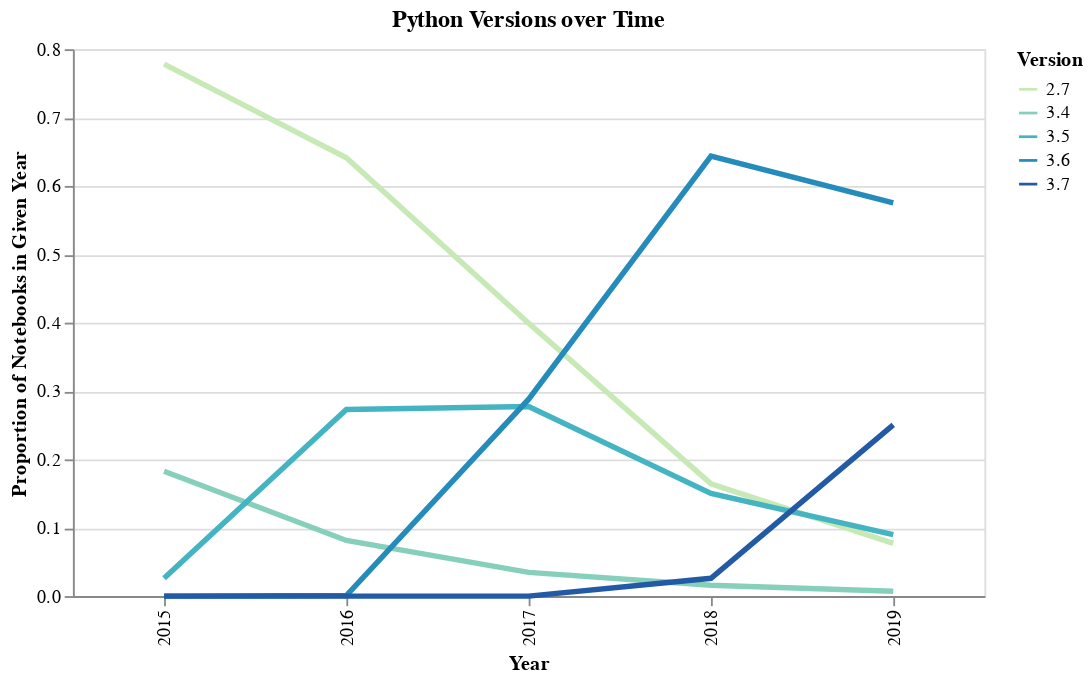

Notebook code cell kept with this figure:
### Code cell
alt.Chart(all_counts, width = 500, title = "Python Versions over Time").mark_line(strokeWidth=3).encode(
    alt.X('year:O', title='Year'),
    alt.Y('prop', title='Proportion of Notebooks in Given Year'),
    alt.Color('version:O', scale=alt.Scale(scheme='yellowgreenblue'), title = 'Version')
)

### Figure 1 — Vega-Lite specification as saved in the notebook (floating-point values rounded to 4 significant figures)
{"$schema": "https://vega.github.io/schema/vega-lite/v3.3.0.json", "config": {"mark": {"tooltip": null}, "view": {"height": 300, "width": 400}}, "data": {"name": "data-99e32e97e653bb52c39aa089f3e7b624"}, "datasets": {"data-99e32e97e653bb52c39aa089f3e7b624": [{"count": 179, "prop": 0.7783, "python_version": 2.7, "total": 230, "version": 2.7, "year": 2015}, {"count": 756, "prop": 0.6412, "python_version": 2.7, "total": 1179, "version": 2.7, "year": 2016}, {"count": 1322, "prop": 0.3993, "python_version": 2.7, "total": 3311, "version": 2.7, "year": 2017}, {"count": 1288, "prop": 0.1644, "python_version": 2.7, "total": 7834, "version": 2.7, "year": 2018}, {"count": 777, "prop": 0.07724, "python_version": 2.7, "total": 10059, "version": 2.7, "year": 2019}, {"count": 42, "prop": 0.1826, "python_version": 3.4, "total": 230, "version": 3.4, "year": 2015}, {"count": 96, "prop": 0.08142, "python_version": 3.4, "total": 1179, "version": 3.4, "year": 2016}, {"count": 115, "prop": 0.03473, "python_version": 3.4, "total": 3311, "version": 3.4, "year": 2017}, {"count": 125, "prop": 0.01596, "python_version": 3.4, "total": 7834, "version": 3.4, "year": 2018}, {"count": 71, "prop": 0.007058, "python_version": 3.4, "total": 10059, "version": 3.4, "year": 2019}, {"count": 6, "prop": 0.02609, "python_version": 3.5, "total": 230, "version": 3.5, "year": 2015}, {"count": 322, "prop": 0.2731, "python_version": 3.5, "total": 1179, "version": 3.5, "year": 2016}, {"count": 918, "prop": 0.2773, "python_version": 3.5, "total": 3311, "version": 3.5, "year": 2017}, {"count": 1176, "prop": 0.1501, "python_version": 3.5, "total": 7834, "version": 3.5, "year": 2018}, {"count": 904, "prop": 0.08987, "python_version": 3.5, "total": 10059, "version": 3.5, "year": 2019}, {"count": 0, "prop": 0, "python_version": null, "total": null, "version": 3.6, "year": 2015}, {"count": 1, "prop": 0.0008482, "python_version": 3.6, "total": 1179, "version": 3.6, "year": 2016}, {"count": 954, "prop": 0.2881, "python_version": 3.6, "total": 3311, "version": 3.6, "year": 2017}, {"count": 5041, "prop": 0.6435, "python_version": 3.6, "total": 7834, "version": 3.6, "year": 2018}, {"count": 5786, "prop": 0.5752, "python_version": 3.6, "total": 10059, "version": 3.6, "year": 2019}, {"count": 0, "prop": 0, "python_version": null, "total": null, "version": 3.7, "year": 2015}, {"count": 0, "prop": 0, "python_version": null, "total": null, "version": 3.7, "year": 2016}, {"count": 0, "prop": 0, "python_version": null, "total": null, "version": 3.7, "year": 2017}, {"count": 204, "prop": 0.02604, "python_version": 3.7, "total": 7834, "version": 3.7, "year": 2018}, {"count": 2520, "prop": 0.2505, "python_version": 3.7, "total": 10059, "version": 3.7, "year": 2019}]}, "encoding": {"color": {"field": "version", "scale": {"scheme": "yellowgreenblue"}, "title": "Version", "type": "ordinal"}, "x": {"field": "year", "title": "Year", "type": "ordinal"}, "y": {"field": "prop", "title": "Proportion of Notebooks in Given Year", "type": "quantitative"}}, "mark": {"strokeWidth": 3, "type": "line"}, "title": "Python Versions over Time", "width": 500}
